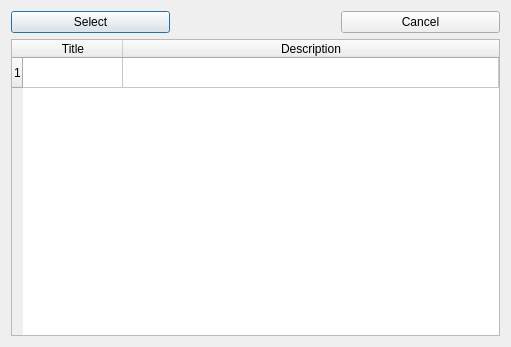
<?xml version="1.0" encoding="UTF-8"?>
<ui version="4.0">
 <class>BookDialog</class>
 <widget class="QDialog" name="BookDialog">
  <property name="geometry">
   <rect>
    <x>0</x>
    <y>0</y>
    <width>511</width>
    <height>347</height>
   </rect>
  </property>
  <property name="windowTitle">
   <string>Select Book</string>
  </property>
  <property name="windowIcon">
   <iconset resource="../nota.qrc">
    <normaloff>:/img/nb.png</normaloff>:/img/nb.png</iconset>
  </property>
  <layout class="QGridLayout" name="gridLayout">
   <item row="0" column="0">
    <widget class="QPushButton" name="selectButton">
     <property name="text">
      <string>Select</string>
     </property>
    </widget>
   </item>
   <item row="0" column="2">
    <widget class="QPushButton" name="cancelButton">
     <property name="text">
      <string>Cancel</string>
     </property>
    </widget>
   </item>
   <item row="0" column="1">
    <spacer name="horizontalSpacer">
     <property name="orientation">
      <enum>Qt::Horizontal</enum>
     </property>
     <property name="sizeHint" stdset="0">
      <size>
       <width>10</width>
       <height>20</height>
      </size>
     </property>
    </spacer>
   </item>
   <item row="1" column="0" colspan="3">
    <widget class="QTableWidget" name="bookTable">
     <property name="sizePolicy">
      <sizepolicy hsizetype="Expanding" vsizetype="Expanding">
       <horstretch>3</horstretch>
       <verstretch>3</verstretch>
      </sizepolicy>
     </property>
     <property name="editTriggers">
      <set>QAbstractItemView::NoEditTriggers</set>
     </property>
     <property name="rowCount">
      <number>1</number>
     </property>
     <property name="columnCount">
      <number>2</number>
     </property>
     <attribute name="horizontalHeaderShowSortIndicator" stdset="0">
      <bool>false</bool>
     </attribute>
     <attribute name="horizontalHeaderStretchLastSection">
      <bool>true</bool>
     </attribute>
     <attribute name="verticalHeaderStretchLastSection">
      <bool>false</bool>
     </attribute>
     <attribute name="horizontalHeaderShowSortIndicator" stdset="0">
      <bool>false</bool>
     </attribute>
     <attribute name="horizontalHeaderStretchLastSection">
      <bool>true</bool>
     </attribute>
     <attribute name="verticalHeaderStretchLastSection">
      <bool>false</bool>
     </attribute>
     <row/>
     <column>
      <property name="text">
       <string>Title</string>
      </property>
     </column>
     <column>
      <property name="text">
       <string>Description</string>
      </property>
     </column>
    </widget>
   </item>
  </layout>
 </widget>
 <resources>
  <include location="../nota.qrc"/>
 </resources>
 <connections/>
</ui>
